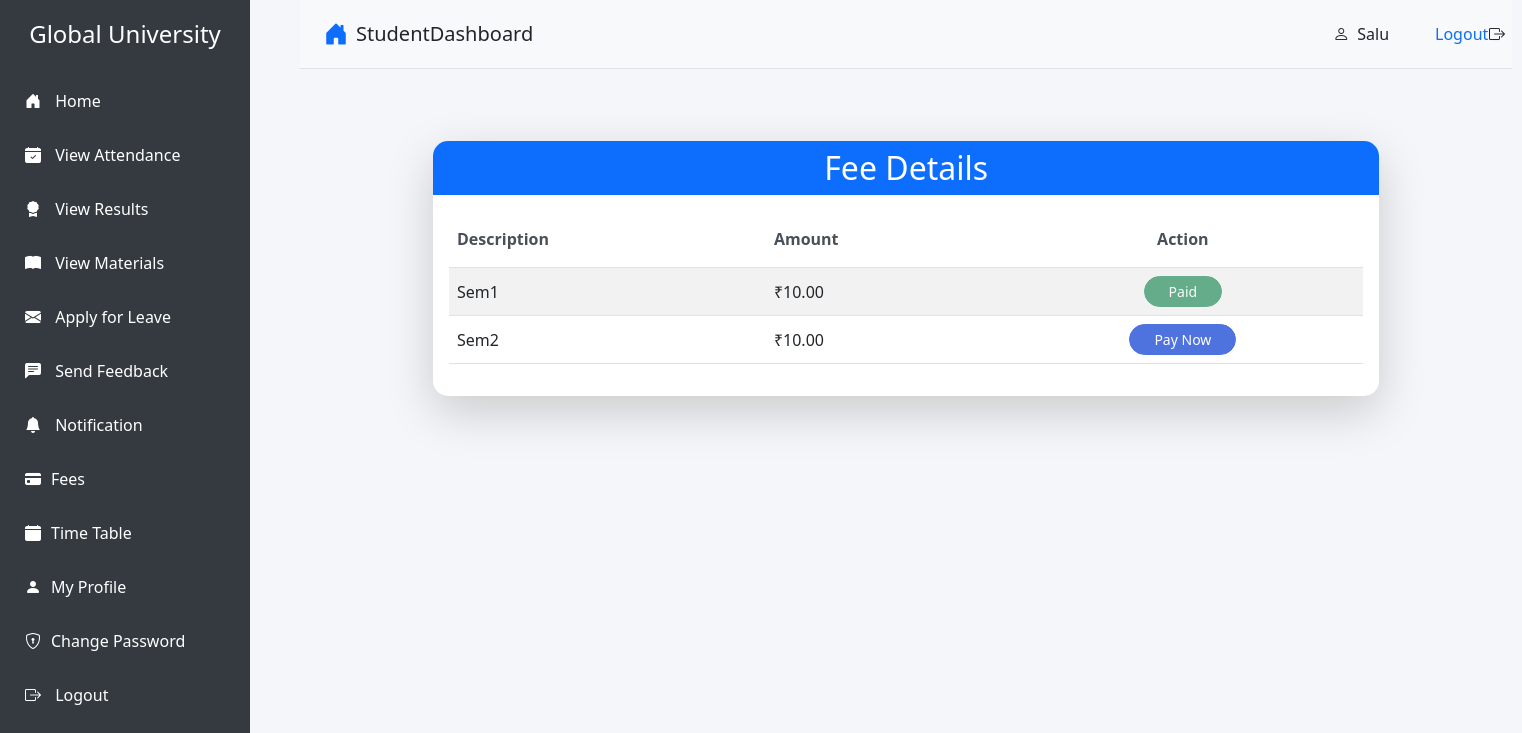
Page /student/fees/ (signed in) on the committed database.
### student/models.py (models this page shows, shortened)
class Fees(models.Model):
    student = models.ForeignKey('Student', on_delete=models.CASCADE)
    amount = models.DecimalField(max_digits=10, decimal_places=2)
    description = models.TextField()
    is_paid = models.BooleanField(default=False)
    razorpay_order_id = models.CharField(max_length=255, blank=True, null=True)
    payment_id = models.CharField(max_length=255, blank=True, null=True)
    created_at = models.DateTimeField(auto_now_add=True)
    updated_at = models.DateTimeField(auto_now=True)

### student/views.py (the view)
# urls.py: path('fees/', views.fee_list, name='fee_list'),
def fee_list(request):
    student = request.user.student
    fees = Fees.objects.filter(student=student)
    return render(request, 'student/fee_list.html', {'fees': fees})

### templates/student/fee_list.html (shortened to what this page needs)
{% extends 'student/base.html' %}
{% block content %}
<div class="container py-5">
    <div class="row justify-content-center">
        <div class="col-lg-10">
            <div class="card shadow-lg">
                <div class="card-header bg-primary text-white">
                    <h2 class="text-center mb-0 font-weight-bold">Fee Details</h2>
                </div>
                <div class="card-body">
                    <div class="table-responsive">
                        <table class="table table-hover table-striped">
                            <thead class="bg-light">
                                <tr>
                                    <th class="py-3">Description</th>
                                    <th class="py-3">Amount</th>
                                    <th class="py-3 text-center">Action</th>
                                </tr>
                            </thead>
                            <tbody>
                                {% for fee in fees %}
                                <tr>
                                    <td class="align-middle">{{ fee.description }}</td>
                                    <td class="align-middle font-weight-bold">₹{{ fee.amount }}</td>
                                    <td class="align-middle text-center">
                                        {% if not fee.is_paid %}
                                        <button class="btn btn-primary btn-sm px-4 rounded-pill" onclick="payNow('{{ fee.id }}')">
                                            Pay Now
                                        </button>
                                        {% else %}
                                        <button class="btn btn-success btn-sm px-4 rounded-pill" disabled>
                                            Paid
                                        </button>
                                        {% endif %}
                                    </td>
                                </tr>
                                {% endfor %}
                            </tbody>
                        </table>
                    </div>
                </div>
            </div>
        </div>
    </div>
</div>
{% endblock %}

### templates/student/base.html (shortened to what this page needs)
{% load static %}
<!DOCTYPE html>
<html lang="en">
<head>
    <link rel="stylesheet" href="https://cdn.jsdelivr.net/npm/bootstrap@5.3.0/dist/css/bootstrap.min.css">
    <link href="https://cdnjs.cloudflare.com/ajax/libs/bootstrap-icons/1.10.5/font/bootstrap-icons.min.css" rel="stylesheet">
</head>
<body>
    <div class="d-flex">
        {% include "student/sidebar.html" %}
        <div class="flex-grow-1">
            <header class="d-flex justify-content-between align-items-center px-4 py-3 border-bottom">
                <div class="d-flex align-items-center">
                    <i class="bi bi-house-door-fill me-2 fs-4 text-primary"></i>
                    <h1 class="h5 mb-0">StudentDashboard</h1>
                </div>
                <div class="d-flex align-items-center">
                    <div class="d-flex align-items-center" style="margin-left:-100px;">
                        <i class="bi bi-person me-2"></i> <span class="" style="margin-right:100px;" >{{ request.user.username }}</span>
                        <i class="bi bi-box-arrow-right"></i><a href="{% url 'staff:logout' %} " style="text-decoration: none; margin-left:-70px;"> Logout</a>
                    </div>
                </div>
            </header>
            <main class="p-4">
                {% block content %}
                {% endblock content %}
            </main>
        </div>
    </div>
</body>
</html>

### templates/student/base.html (style rules this page uses)
body { font-family: 'Arial', sans-serif; }
header { background-color: #f8f9fa; gap:900px }
header h1 { font-size: 20px; }

### templates/student/sidebar.html (style rules this page uses)
body { display: flex; min-height: 100vh; background-color: #f4f6f9; }

### templates/student/fee_list.html (style rules this page uses)
.card { border: none; border-radius: 15px; overflow: hidden; }
.card-header { border-bottom: none; }
.table th { border-top: none; font-weight: 600; color: #495057; }
.table td { vertical-align: middle; }
.btn { transition: all 0.3s ease; }
.btn-primary { background-color: #4e73df; border-color: #4e73df; }
.btn-success { background-color: #1cc88a; border-color: #1cc88a; }

### rows in the picture
Fees: description "Sem1", amount "10.00", is_paid "Paid"
Fees: description "Sem2", amount "10.00"

### other values in the picture
{{ request.user.username }} "Salu"
